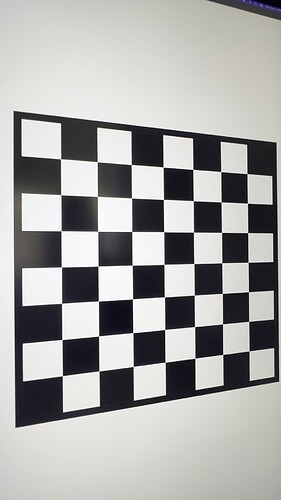
#> input picture examples/checkerboard.jpeg, 281 x 500 px
$ python calibration.py
#> lines starting #> are read from the running program, lines starting #| are printed output that depends on the picture; after the words box and inside, x2 and y2 are one past the last pixel; in counts of white or black regions, pixels touching at a corner belong together; long printed decimals are rounded
import numpy as np
import cv2 as cv
import glob
# termination criteria
criteria = (cv.TERM_CRITERIA_EPS + cv.TERM_CRITERIA_MAX_ITER, 30, 0.001)
# prepare object points, like (0,0,0), (1,0,0), (2,0,0) ....,(6,5,0)
objp = np.zeros((6*7,3), np.float32)
objp[:,:2] = np.mgrid[0:7,0:6].T.reshape(-1,2)
# Arrays to store object points and image points from all the images.
objpoints = [] # 3d point in real world space
imgpoints = [] # 2d points in image plane.
images = glob.glob('checkerboard.jpeg')
for fname in images:
    img = cv.imread(fname)
#> img is the input picture: shape (500, 281, 3); mean B, G, R 164.9, 166, 166.7
    gray = cv.cvtColor(img, cv.COLOR_BGR2GRAY)
    # Find the chess board corners
    ret, corners = cv.findChessboardCorners(gray, (7,6), None)
#> ret = True; corners = 42 rows, first 8: [246.9, 173.6], [247.4, 203.2], [247.6, 232.6], [248, 262.3], [248.5, 291.7], [248.6, 321.4], [249.1, 350.9], [220.7, 171.5]
    # If found, add object points, image points (after refining them)
    if ret == True:
        objpoints.append(objp)
        corners2 = cv.cornerSubPix(gray,corners, (11,11), (-1,-1), criteria)
#> corners2 = 42 rows, first 8: [246.9, 173.6], [247.4, 203.2], [247.7, 232.6], [248.1, 262.3], [248.5, 291.7], [248.7, 321.4], [249.1, 350.8], [220.7, 171.6]
        imgpoints.append(corners2)
        # Draw and display the corners
        cv.drawChessboardCorners(img, (7,6), corners2, ret)
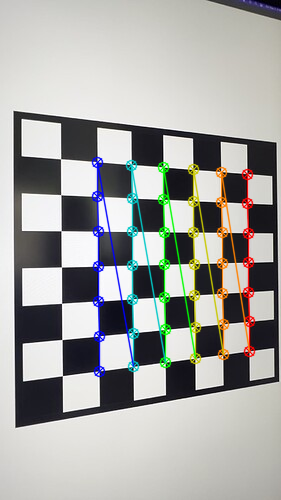
#> img: shape (500, 281, 3); 6.78% of pixels changed, all inside (x1, y1, x2, y2) = (91, 156, 256, 378)
        cv.imshow('img', img)
        cv.waitKey(0)
cv.destroyAllWindows()
ret, mtx, dist, rvecs, tvecs = cv.calibrateCamera(objpoints, imgpoints, gray.shape[::-1], None, None)
#> ret = 0.0893; mtx = [[73.33, 0, 144], [0, 75.51, 249.5], [0, 0, 1]]; dist = [[-0.000565, 0.000335, 0.000217, 0.000193, -8.78e-05]]; rvecs = ([-0.0627, -0.0599, 1.56],); tvecs = ([3.6, -2.57, 2.56],)
print
img = cv.imread('checkerboard.jpeg')
h,  w = img.shape[:2]
#> h = 500; w = 281
newcameramtx, roi = cv.getOptimalNewCameraMatrix(mtx, dist, (w,h), 1, (w,h))
#> newcameramtx = [[63.16, 0, 149.5], [0, 75.51, 249.5], [0, 0, 1]]; roi = (25, 0, 241, 499)
# camera calibration parameter
# undistort
dst = cv.undistort(img, mtx, dist, None, newcameramtx)
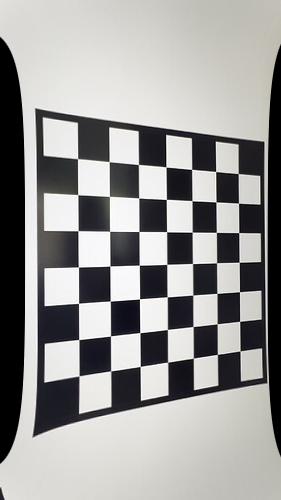
#> dst: shape (500, 281, 3); mean B, G, R 151.3, 152.6, 153.3

# crop the image
x, y, w, h = roi
#> x = 25; y = 0; w = 241; h = 499
dst = dst[y:y+h, x:x+w]
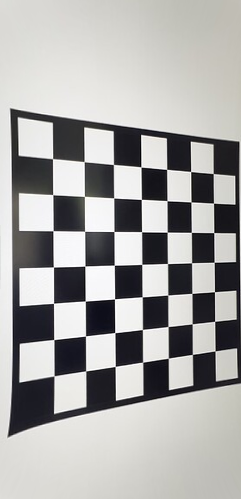
#> dst: shape (499, 241, 3); mean B, G, R 166.2, 167.4, 168.1
cv.imwrite('calibresult.png', dst)

mean_error = 0
for i in range(len(objpoints)):
    imgpoints2, _ = cv.projectPoints(objpoints[i], rvecs[i], tvecs[i], mtx, dist)
    error = cv.norm(imgpoints[i], imgpoints2, cv.NORM_L2)/len(imgpoints2)
    mean_error += error
#> this loop made 1 pass
#> (error, mean_error) on pass 1: (0.0138, 0.0138)
#> after the loop, mean_error = 0.0138
print( "total error: {}".format(mean_error/len(objpoints)) )
#| total error: 0.01379

# Extracting focal length from the camera matrix
focal_length_x = mtx[0, 0]  # Focal length along the x-axis
#> focal_length_x = 73.33
focal_length_y = mtx[1, 1]  # Focal length along the y-axis
#> focal_length_y = 75.51

print("Focal Length (fx):", focal_length_x)
#| Focal Length (fx): 73.332
print("Focal Length (fy):", focal_length_y)
#| Focal Length (fy): 75.507

# Extracting optical center parameters from the camera matrix
optical_center_x = mtx[0, 2]  # Principal point x-coordinate
#> optical_center_x = 144
optical_center_y = mtx[1, 2]  # Principal point y-coordinate
#> optical_center_y = 249.5

print("Optical Center (cx):", optical_center_x)
#| Optical Center (cx): 143.986
print("Optical Center (cy):", optical_center_y)
#| Optical Center (cy): 249.492
